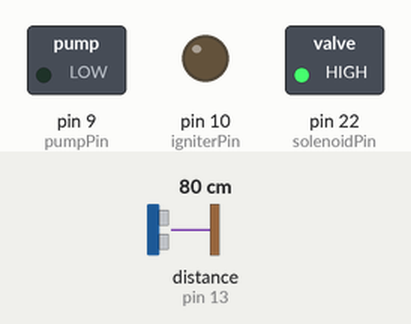
This program was run on a simulated Arduino Mega 2560, built with avr-gcc and run on an emulated ATmega2560. Parts: switched loads named in the program (green lamp = pin HIGH), output pins drawn as LEDs (lit = HIGH). Wiring (inferred from the names in the program): ultrasonic range finder: trigger pin 11; echo pin 13. Dashed ring = blinking. Inputs (shaded band) come from the test bench; at power-on: distance to the obstacle (sensor on pin 13) 80 cm. The echo pulse lasts 58.3 µs per cm; pins used as bus, display or sensor lines are not drawn.

Above: at 1.31 s.
1.7 s: distance to the obstacle (sensor on pin 13) set to 29 cm
5.2 s: distance to the obstacle (sensor on pin 13) set to 22 cm
At 6.7 s:
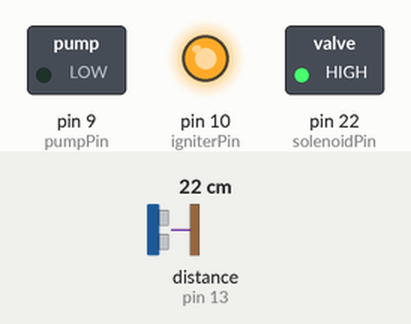
7.1 s: distance to the obstacle (sensor on pin 13) set to 35 cm
At 7.2 s:
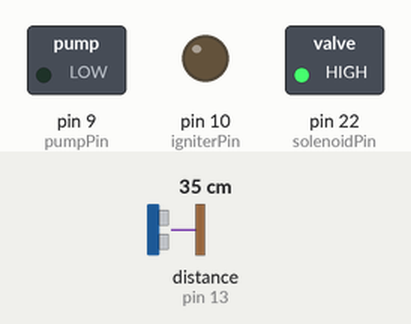
10.6 s: distance to the obstacle (sensor on pin 13) set to 2 cm
At 11.01 s:
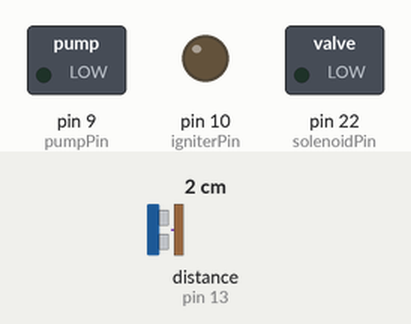
Timing chart, 0 to 13.6 s (numbered marks = the images above; inputs shaded):
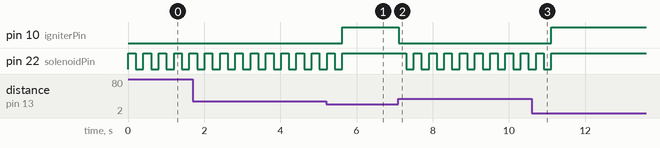

Measured:
- the behaviour switches between 26 and 25 cm on distance to the obstacle (sensor on pin 13) (found by bisection; images 0 and 1)
- after the input at 5.2 s, pin 10 (igniterPin): LOW → HIGH after 0.43 s; pin 22 (solenoidPin): goes on until 5.6 s, then stays HIGH
- after the input at 7.1 s, pin 10 (igniterPin): HIGH → LOW at once; pin 22 (solenoidPin): alternates HIGH for 0.20 s and LOW for 0.20 s, starting after 0.20 s
- after the input at 10.6 s, pin 10 (igniterPin): LOW → HIGH after 0.51 s; pin 22 (solenoidPin): goes on until 11.1 s, then stays HIGH
- by itself, pin 22 (solenoidPin): alternates HIGH for 0.20 s and LOW for 0.20 s

The program:

main.cpp
```cpp
/*
  SpeedBird 0 Thrust Control Code
  Written By Aadiraj Anil and Ayushman kalita
  Install TimerThree library before uploading
  Connect the transistor base to pin 9
  With 120 litres per hour (2 litres per minute), each increment will increase
  fuel flow by 7.8ml per minute.
  100% Fuel Flow - speedVal = 255
  50% Fuel Flow - speedVal = 127.5
  25% Fuel Flow - speedVal = 63.75
  10% Fuel Flow - speedVal = 25.5
  5% Fuel Flow - speedVal = 12.75
  1% Fuel Flow - speedVal = 2.55

*/

#include <Arduino.h>
#include <TimerThree.h>

#define pumpPin 9           // Connect the transistor's base to pin 9
#define igniterPin 10       // Connect to igniter transistor's base pin
#define trigPin 11          // Fuel Level Sensor Trigger Pin
#define echoPin 13          // Fuel Level Sensor Echo Pin
#define solenoidPin 22      // This pin powers the solenoid
double duration, fuelLevel; // Fuel Level Values
bool pumpState = true;      // true will speed up the pumps, false will do the opposite
bool paraDeploy = false;

volatile unsigned long speedVal = 0;     // Variable to hold pump speed value
volatile unsigned long incrementVal = 1; // Variable to hold pump speed increment value
volatile unsigned long decrementVal = 1; // Variable to hold pump speed decrement value

void setup()
{
  Serial.begin(115200);
  pinMode(trigPin, OUTPUT);
  pinMode(echoPin, INPUT);
  pinMode(pumpPin, OUTPUT);
  pinMode(igniterPin, OUTPUT);
  pinMode(solenoidPin, OUTPUT);
  Timer3.initialize(300000);
  Timer3.attachInterrupt(increment);
}

void increment()
{
  if (pumpState == true && speedVal > 250)
  {
    speedVal + incrementVal;
  }
  else if (paraDeploy == true)
  {
    speedVal = 0;
  }
  else if (pumpState == false)
  {
    speedVal - decrementVal;
  }
  else if (speedVal > 250)
  {
  }
}

void getFuelLevel()
{
  digitalWrite(trigPin, LOW);
  delayMicroseconds(2);
  digitalWrite(trigPin, HIGH);
  delayMicroseconds(10);
  digitalWrite(trigPin, LOW);
  duration = pulseIn(echoPin, HIGH);
  fuelLevel = (duration / 2) * 0.0340;
}

void parachute()
{
  paraDeploy = true;
  pumpState = false;
  analogWrite(pumpPin, 0);
  digitalWrite(igniterPin, LOW);
  digitalWrite(solenoidPin, HIGH);
  delay(200);
  digitalWrite(solenoidPin, LOW);
  delay(200);
  digitalWrite(solenoidPin, HIGH);
  delay(200);
  digitalWrite(solenoidPin, LOW);
  delay(200);
  digitalWrite(solenoidPin, HIGH);
}

void loop()
{
  getFuelLevel();
  if (fuelLevel > 25.0)
  {
    parachute();
  }
  else if (fuelLevel > 15.0)
  {
    pumpState = false;
    decrementVal = 1;
    digitalWrite(igniterPin, HIGH);
    analogWrite(pumpPin, speedVal);
  }
  else
  {
    // Start Igniter
    digitalWrite(igniterPin, HIGH);
    // Write PWM to transistor
    analogWrite(pumpPin, speedVal);
  }
}
```
